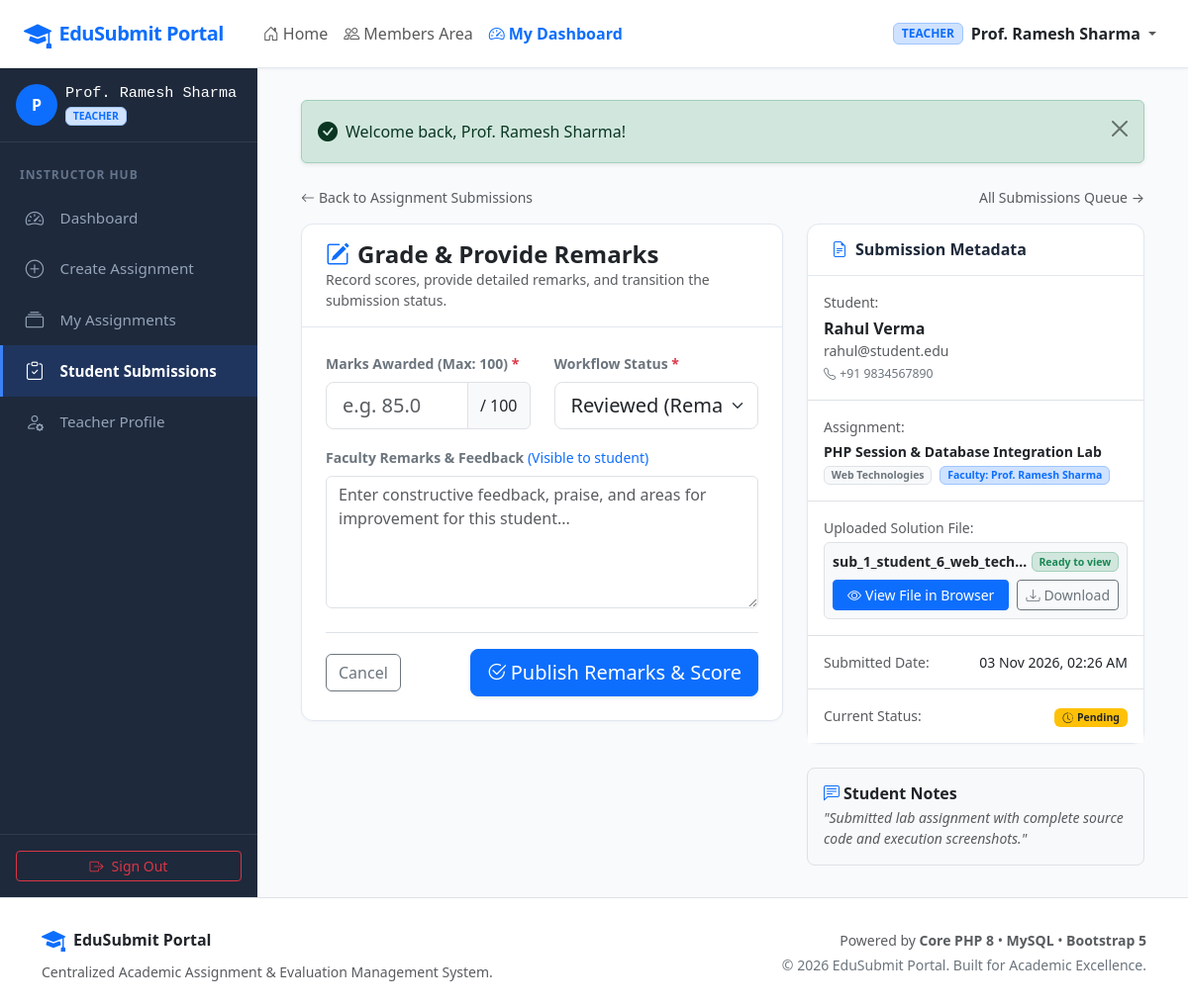
Screenshot of /teacher/evaluate.php?id=3 (signed in) with the database file from the repository.
### tables this page shows
CREATE TABLE `submissions` (
  `id` INT UNSIGNED AUTO_INCREMENT PRIMARY KEY,
  `student_id` INT UNSIGNED NOT NULL,
  `assignment_id` INT UNSIGNED NOT NULL,
  `file` VARCHAR(255) NOT NULL,
  `student_notes` TEXT DEFAULT NULL,
  `submit_date` TIMESTAMP DEFAULT CURRENT_TIMESTAMP,
  `marks` DECIMAL(5,2) DEFAULT NULL,
  `feedback` TEXT DEFAULT NULL,
  `status` ENUM('Pending', 'Reviewed', 'Completed') NOT NULL DEFAULT 'Pending',
  `evaluated_at` DATETIME DEFAULT NULL,
  `evaluated_by` INT UNSIGNED DEFAULT NULL,
  `updated_at` TIMESTAMP DEFAULT CURRENT_TIMESTAMP ON UPDATE CURRENT_TIMESTAMP,
  INDEX `idx_submissions_status` (`status`),
  INDEX `idx_submissions_student` (`student_id`),
  INDEX `idx_submissions_assignment` (`assignment_id`),
  UNIQUE KEY `unique_student_assignment` (`student_id`, `assignment_id`),
  CONSTRAINT `fk_submissions_student`
    FOREIGN KEY (`student_id`)
    REFERENCES `users` (`id`)
    ON DELETE CASCADE
    ON UPDATE CASCADE,
  CONSTRAINT `fk_submissions_assignment`
    FOREIGN KEY (`assignment_id`)
    REFERENCES `assignments` (`id`)
    ON DELETE CASCADE
    ON UPDATE CASCADE,
  CONSTRAINT `fk_submissions_evaluator`
    FOREIGN KEY (`evaluated_by`)
    REFERENCES `users` (`id`)
    ON DELETE SET NULL
    ON UPDATE CASCADE
);

CREATE TABLE `users` (
  `id` INT UNSIGNED AUTO_INCREMENT PRIMARY KEY,
  `name` VARCHAR(100) NOT NULL,
  `email` VARCHAR(150) NOT NULL UNIQUE,
  `password` VARCHAR(255) NOT NULL,
  `role` ENUM('admin', 'teacher', 'student') NOT NULL DEFAULT 'student',
  `phone` VARCHAR(20) DEFAULT NULL,
  `bio` TEXT DEFAULT NULL,
  `avatar` VARCHAR(255) DEFAULT NULL,
  `status` ENUM('active', 'inactive') NOT NULL DEFAULT 'active',
  `created_at` TIMESTAMP DEFAULT CURRENT_TIMESTAMP,
  `updated_at` TIMESTAMP DEFAULT CURRENT_TIMESTAMP ON UPDATE CURRENT_TIMESTAMP,
  INDEX `idx_users_role` (`role`),
  INDEX `idx_users_email` (`email`)
);

CREATE TABLE `assignments` (
  `id` INT UNSIGNED AUTO_INCREMENT PRIMARY KEY,
  `teacher_id` INT UNSIGNED NOT NULL,
  `title` VARCHAR(200) NOT NULL,
  `subject` VARCHAR(100) NOT NULL,
  `description` TEXT NOT NULL,
  `deadline` DATETIME NOT NULL,
  `file` VARCHAR(255) DEFAULT NULL,
  `max_marks` INT UNSIGNED NOT NULL DEFAULT 100,
  `created_at` TIMESTAMP DEFAULT CURRENT_TIMESTAMP,
  `updated_at` TIMESTAMP DEFAULT CURRENT_TIMESTAMP ON UPDATE CURRENT_TIMESTAMP,
  INDEX `idx_assignments_subject` (`subject`),
  INDEX `idx_assignments_deadline` (`deadline`),
  INDEX `idx_assignments_teacher` (`teacher_id`),
  CONSTRAINT `fk_assignments_teacher`
    FOREIGN KEY (`teacher_id`)
    REFERENCES `users` (`id`)
    ON DELETE CASCADE
    ON UPDATE CASCADE
);

### teacher/evaluate.php (the view, shortened to what the rows shown need)
<?php
require_once __DIR__ . '/../config/config.php';
$submissionId = (int)($_GET['id'] ?? ($_POST['id'] ?? 0));
$pdo = getDBConnection();
$stmt = $pdo->prepare("
    SELECT s.*,
           u.name AS student_name,
           u.email AS student_email,
           u.phone AS student_phone,
           a.id AS assignment_id,
           a.title AS assignment_title,
           a.subject,
           a.max_marks,
           a.deadline,
           a.teacher_id AS assignment_teacher_id,
           t.name AS assignment_author_name
    FROM submissions s
    JOIN assignments a ON s.assignment_id = a.id
    JOIN users u ON s.student_id = u.id
    JOIN users t ON a.teacher_id = t.id
    WHERE s.id = :sid
    LIMIT 1
");
$stmt->execute(['sid' => $submissionId]);
$sub = $stmt->fetch();
$marks = $sub['marks'] ?? '';
$status = $sub['status'] === 'Pending' ? 'Reviewed' : $sub['status'];
require_once __DIR__ . '/../includes/header.php';
?>
<div class="dashboard-wrapper">
    <?php require_once __DIR__ . '/../includes/sidebar.php'; ?>
    <main class="main-content">
        <div class="container-fluid">
            <div class="row g-4 justify-content-center">
                <div class="col-lg-7">
                    <div class="custom-card">
                        <div class="custom-card-body">
                            <form method="POST" action="<?php echo e($_SERVER['PHP_SELF']); ?>?id=<?php echo (int)$submissionId; ?>">
                                <div class="row mb-3">
                                    <div class="col-md-6">
                                        <label for="marks" class="form-label fw-semibold text-secondary small">
                                            Marks Awarded (Max: <?php echo (int)$sub['max_marks']; ?>) <span class="text-danger">*</span>
                                        </label>
                                        <div class="input-group">
                                            <input type="number" step="0.5" class="form-control form-control-lg" id="marks" name="marks" value="<?php echo e($marks); ?>" min="0" max="<?php echo (int)$sub['max_marks']; ?>" required placeholder="e.g. 85.0">
                                            <span class="input-group-text bg-light">/ <?php echo (int)$sub['max_marks']; ?></span>
                                        </div>
                                    </div>
                                    <div class="col-md-6">
                                        <label for="status" class="form-label fw-semibold text-secondary small">
                                            Workflow Status <span class="text-danger">*</span>
                                        </label>
                                        <select class="form-select form-select-lg" id="status" name="status" required>
                                            <option value="Reviewed" <?php echo $status === 'Reviewed' ? 'selected' : ''; ?>>
                                                Reviewed (Remarks &amp; Feedback Given)
                                            </option>
                                        </select>
                                    </div>
                                </div>
                            </form>
                        </div>
                    </div>
                </div>
                <div class="col-lg-5">
                    <div class="custom-card mb-4">
                        <div class="custom-card-body p-0">
                            <ul class="list-group list-group-flush small">
                                <li class="list-group-item p-3">
                                    <span class="text-muted d-block mb-1">Student:</span>
                                    <strong class="fs-6 text-dark"><?php echo e($sub['student_name']); ?></strong>
                                    <div class="text-muted"><?php echo e($sub['student_email']); ?></div>
                                    <?php if (!empty($sub['student_phone'])): ?>
                                        <div class="text-secondary small mt-1"><i class="bi bi-telephone me-1"></i><?php echo e($sub['student_phone']); ?></div>
                                    <?php endif; ?>
                                </li>
                                <li class="list-group-item p-3">
                                    <span class="text-muted d-block mb-1">Assignment:</span>
                                    <strong class="text-dark"><?php echo e($sub['assignment_title']); ?></strong>
                                    <div class="d-flex gap-2 mt-1">
                                        <span class="badge bg-light text-secondary border"><?php echo e($sub['subject']); ?></span>
                                        <span class="badge bg-primary-subtle text-primary border border-primary-subtle">Faculty: <?php echo e($sub['assignment_author_name']); ?></span>
                                    </div>
                                </li>
                                <li class="list-group-item p-3">
                                    <div class="p-2 border rounded bg-light">
                                        <div class="d-flex align-items-center justify-content-between mb-2">
                                            <span class="text-truncate fw-semibold" style="max-width: 200px;"><?php echo e(basename($sub['file'])); ?></span>
                                            <span class="badge bg-success-subtle text-success border border-success-subtle">Ready to view</span>
                                        </div>
                                    </div>
                                </li>
                                <li class="list-group-item d-flex justify-content-between p-3">
                                    <span class="text-muted">Submitted Date:</span>
                                    <span><?php echo formatDate($sub['submit_date']); ?></span>
                                </li>
                                <li class="list-group-item d-flex justify-content-between p-3">
                                    <span><?php echo renderStatusBadge($sub['status']); ?></span>
                                </li>
                            </ul>
                        </div>
                    </div>
                    <?php if (!empty($sub['student_notes'])): ?>
                        <div class="card border bg-light rounded-3">
                            <div class="card-body small">
                                <h6 class="fw-bold text-dark mb-1"><i class="bi bi-chat-left-text me-1 text-primary"></i>Student Notes</h6>
                                <p class="text-muted mb-0 fst-italic">"<?php echo e($sub['student_notes']); ?>"</p>
                            </div>
                        </div>
                    <?php endif; ?>
                </div>
            </div>
        </div>
    </main>
</div>
<?php require_once __DIR__ . '/../includes/footer.php'; ?>

### includes/header.php (shortened to what the rows shown need)
<?php
require_once __DIR__ . '/../config/config.php';
$user = currentUser();
?>
<!DOCTYPE html>
<html lang="en">
<head>
    <link href="https://cdn.jsdelivr.net/npm/bootstrap@5.3.3/dist/css/bootstrap.min.css" rel="stylesheet">
    <link rel="stylesheet" href="https://cdn.jsdelivr.net/npm/bootstrap-icons@1.11.3/font/bootstrap-icons.min.css">
    <link rel="stylesheet" href="<?php echo BASE_URL; ?>/assets/css/style.css">
</head>
<body>
<nav class="navbar navbar-expand-lg portal-navbar sticky-top">
    <div class="container-fluid px-4">
        <div class="collapse navbar-collapse" id="navbarContent">
            <ul class="navbar-nav ms-auto mb-2 mb-lg-0 align-items-lg-center">
                <?php if ($user): ?>
                    <li class="nav-item dropdown">
                        <a class="nav-link dropdown-toggle d-flex align-items-center" href="#" role="button" data-bs-toggle="dropdown" aria-expanded="false">
                            <span class="badge bg-primary-subtle text-primary border border-primary-subtle me-2 text-uppercase">
                                <?php echo e($user['role']); ?>
                            </span>
                            <span class="fw-semibold text-dark me-1"><?php echo e($user['name']); ?></span>
                        </a>
                    </li>
                <?php endif; ?>
            </ul>
        </div>
    </div>
</nav>

### includes/sidebar.php (shortened to what the rows shown need)
<?php
require_once __DIR__ . '/../config/config.php';
$user = currentUser();
$role = strtolower($user['role'] ?? '');
?>
<aside class="sidebar">
    <div class="px-3 pb-3 mb-2 border-bottom border-secondary border-opacity-25">
        <div class="d-flex align-items-center">
            <div class="bg-primary text-white rounded-circle d-flex align-items-center justify-content-center me-2" style="width: 42px; height: 42px; font-weight: 600;">
                <?php echo strtoupper(substr($user['name'] ?? 'U', 0, 1)); ?>
            </div>
            <div class="overflow-hidden">
                <h6 class="text-white mb-0 text-truncate font-monospace" style="font-size: 0.95rem;">
                    <?php echo e($user['name'] ?? 'User'); ?>
                </h6>
                <span class="badge bg-primary-subtle text-primary border border-primary-subtle text-uppercase" style="font-size: 0.65rem;">
                    <?php echo e($role); ?>
                </span>
            </div>
        </div>
    </div>
</aside>

### config/config.php (shortened to what the rows shown need)
<?php
function e($data): string {
    return htmlspecialchars((string)($data ?? ''), ENT_QUOTES, 'UTF-8');
}
function isLoggedIn(): bool {
    return !empty($_SESSION['user_id']) && !empty($_SESSION['user_role']);
}
function currentUser(): ?array {
    return [
        'id'    => $_SESSION['user_id'],
        'name'  => $_SESSION['user_name'] ?? 'User',
        'email' => $_SESSION['user_email'] ?? '',
        'role'  => $_SESSION['user_role'] ?? '',
    ];
}
function formatDate(?string $datetime, string $format = 'd M Y, h:i A'): string {
    $dt = new DateTime($datetime);
    return $dt->format($format);
}
function renderStatusBadge(string $status): string {
    return match (strtolower($status)) {
        'completed' => '<span class="badge bg-success text-white px-2 py-1"><i class="bi bi-check-circle me-1"></i>Completed</span>',
        'reviewed'  => '<span class="badge bg-info text-dark px-2 py-1"><i class="bi bi-eye me-1"></i>Reviewed</span>',
        'pending'   => '<span class="badge bg-warning text-dark px-2 py-1"><i class="bi bi-clock-history me-1"></i>Pending</span>',
        default     => '<span class="badge bg-secondary">' . e($status) . '</span>',
    };
}

### rows the page displays
submissions: users.name "Prof. Ramesh Sharma", users.name "P", assignment.max_marks "100", status "Reviewed (Remarks & Feedback Given)", student.name "Rahul Verma", student.email "rahul@student.edu", student.phone "+91 9834567890", assignment.title "PHP Session & Database Integration Lab", assignment.subject "Web Technologies", file "sub_1_student_6_web_tech…", submit_date "03 Nov 2026, 02:26 AM", status "Pending", student_notes "Submitted lab assignment with complete source code and execution screenshots."

### other values shown
APP_NAME "EduSubmit Portal"
$user['role'] "TEACHER"
$role "TEACHER"
